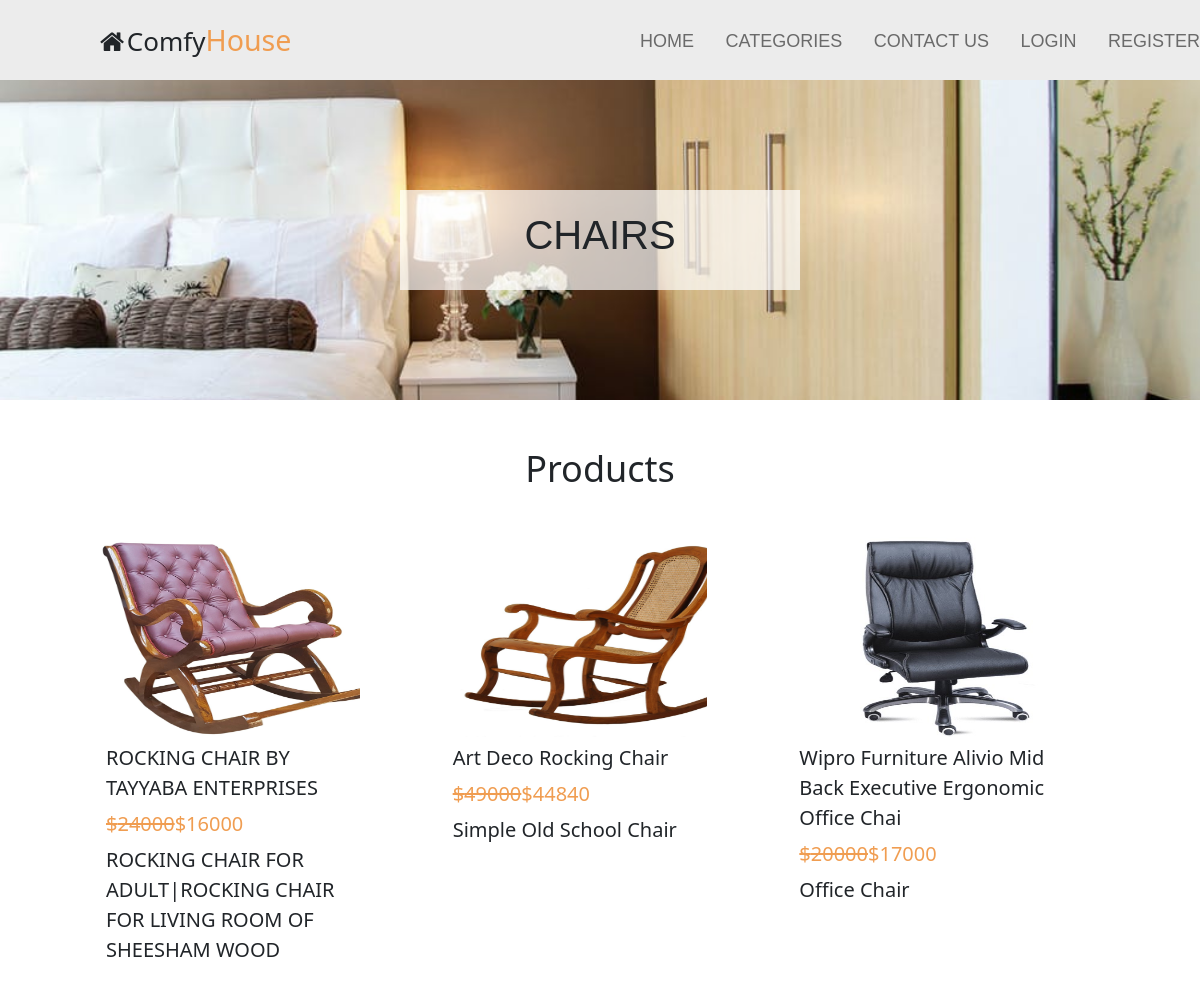
The page /category.php?id=16 on the database its author committed.
### tables this page shows
CREATE TABLE `categories` (
  `id` int(10) NOT NULL,
  `name` varchar(255) NOT NULL,
  `status` tinyint(4) NOT NULL
);

CREATE TABLE `products` (
  `id` int(11) NOT NULL,
  `categories_id` int(11) NOT NULL,
  `product_name` varchar(255) NOT NULL,
  `mrp` float NOT NULL,
  `price` float NOT NULL,
  `qty` int(11) NOT NULL,
  `image` varchar(255) NOT NULL,
  `short_description` varchar(255) NOT NULL,
  `description` varchar(2000) NOT NULL,
  `meta_title` varchar(255) NOT NULL,
  `meta_description` varchar(2000) NOT NULL,
  `meta_keyword` varchar(255) NOT NULL
);

### includes/actions.inc.php (called while the page is built, shortened)
<?php include "dbh.inc.php";
    class Actions extends Dbh{
        private $table;
        public function __construct($stable,$susername='',$spassword=''){
            $this->table = $stable;
        }
        public function SelectAllProductsByCategories($id){
            $selectquery = "select * from $this->table where categories_id = $id";
            $stmt = $this->connect()->prepare($selectquery);
            $stmt->execute();
            if($stmt->rowCount()>0){
                $data = $stmt->fetchAll();
            }
            if(isset($data)){
                return $data;
            }
        }
        public function SelectById($id){
            $selectquery = "select * from $this->table where id = :id";
            $stmt = $this->connect()->prepare($selectquery);
            $stmt->execute(["id"=>$id]);
            if($stmt->rowCount()>0){
                $data = $stmt->fetch();
                return $data;
            }
        }
    }
?>

### includes/dbh.inc.php (called while the page is built, shortened)
    <?php
class Dbh{
    public function connect(){
        $this->server="localhost";
        $this->username="root";
        $this->password="";
        $this->dbname="ecommerce";
        $this->charset="utf8mb4";
        try{
            $dsn = "mysql:host=".$this->server.";dbname=".$this->dbname.";charset=".$this->charset;
            $pdo = new PDO($dsn,$this->username,$this->password);
            return $pdo;
        }catch(PDOException $e){
            echo "eror". $e->getMessage();
        }
    }
}
?>

### category.php (the view, shortened to what this page needs)
<?php
if(isset($_SESSION["name"])){
    if($_SESSION["name"]!=''){
        include "frontend/includes/loginheader.php";
    }
}else{
    include "frontend/includes/header.php";
}
    $id = $_GET["id"];
    $conn = new Actions('categories');
    $data = $conn->SelectById($id);
    $categoryName = $data["name"];
    $conn = new Actions('products');
    $productData = $conn->SelectAllProductsByCategories($id);
?>
    <section class="section1 category-banner">
        <div class="banner">
            <h1><?php echo strtoupper($categoryName);?></h1>
        </div>
    </section>
    <section class="section2" id="products">
        <div class="title">
            <h1>Products</h1>
        </div>
        <div class="product mb-5">
            <?php if(isset($productData)){
                foreach($productData as $product){
                    echo '<div class="product-card">
                            <a href="product.php?id='.$product["id"].'"><img src="media/products/'.$product["image"].'" alt="product"></a>';
                            echo '<div class="product-name">'.$product["product_name"].'</div>
                            <div class="product-pricing"><span class=""><strike>$'.$product["mrp"].'</strike></span><span class="ml-1">$'.$product["price"].'</span></div>
                            <div class="product-name">'.$product["short_description"].'</div>
                        </div>';
                }
            }else{
                echo "NO PRODUCT AVAILABLE IN THIS CATEGORY";
            }
            ?>
        </div>
    </section>
<?php include "frontend/includes/footer.php";?>

### frontend/css/style.css (style rules this page uses)
* { margin: 0; padding: 0; box-sizing: border-box; font-size:20px; outline:none; }
html { scroll-behavior: smooth; }
a { text-decoration: none; }
.section1 { height:calc(100vh - 10vh); width:100%; background: url("../images/hero-bcg.jpeg") center center/cover; top:0; left:0; z-index:-1; }
.section1 .banner { height:170px; width:600px; background: rgba(255,255,255,0.7); position: relative; top:50%; left:50%; transform: translate(-50%,-50%); display: flex; justify-content: space-around; flex-direction: column; text-align: center; align-items: center; font-family: sans-serif; z-index:8; }
.banner h1 { font-size:2em; }
.section2 .title { text-align: center; }
.section2 .title h1 { font-size:1.8em; margin:1.3em; }
.product { margin:0 5em auto; max-width: 1170px; display: grid; grid-column-gap:2em ; grid-row-gap:2em ; grid-template-columns: repeat(auto-fill,minmax(260px,1fr)); }
.product-card { position: relative; max-width:260px; overflow: hidden; }
.product-card img { height:200px; width:300px; transition: 0.3s linear; }
.product-name,.product-pricing { margin:0.3em; }
.product-pricing,.product-name span { color:#f09d51; }
.category-banner { height:40vh; }
.category-banner .banner { height:100px; width:400px; }

### rows shown on the page
categories: name "CHAIRS"
products: image (picture), product_name "ROCKING CHAIR BY TAYYABA ENTERPRISES", mrp "24000", price "16000", short_description "ROCKING CHAIR FOR ADULT|ROCKING CHAIR FOR LIVING ROOM OF SHEESHAM WOOD"
products: image (picture), product_name "Art Deco Rocking Chair", mrp "49000", price "44840", short_description "Simple Old School Chair"
products: image (picture), product_name "Wipro Furniture Alivio Mid Back Executive Ergonomic Office Chai", mrp "20000", price "17000", short_description "Office Chair"
